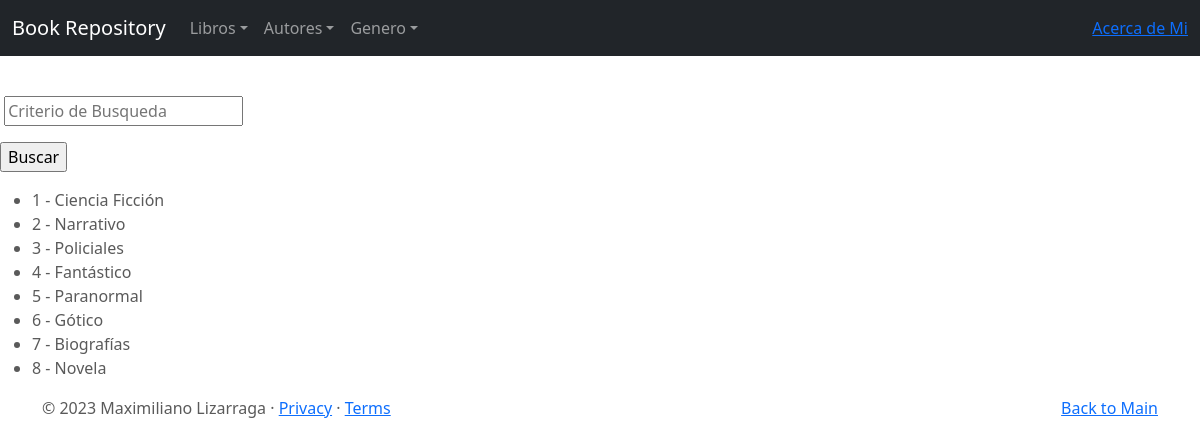
Screenshot of /genero/list with the database file from the repository.
### nueva_entrega/models.py (models this page shows)
class Genero(models.Model):
    genero = models.CharField(max_length=100)
    def __str__(self):
        return f"{self.id} - {self.genero}"

### nueva_entrega/views.py (the view)
# urls.py: path('genero/list', GeneroList.as_view(), name="genero-list"),
class GeneroList(ListView):
    model = Genero
    def get_queryset(self):
        criterio = self.request.GET.get('criterio')
        if criterio:
            book = Genero.objects.filter(genero__icontains=criterio)
        else:
            book = Genero.objects.all()
        return book

### nueva_entrega/templates/nueva_entrega/genero_list.html (shortened to what this page needs)
{% extends "nueva_entrega/base.html" %}
{% block main %}
<br>
<form action="?" method="GET">
    <p>
        <input type="text" name="criterio" value= "{{ request.get.criterio }}" maxlength="100" required="" id="" placeholder="Criterio de Busqueda">
      </p>
      <p>
        <input type="submit" value="Buscar">
      </p>
</form>
    <ul>
    {% for genero in object_list  %}
    <li>
        {{genero}}
    </li>
    {% empty %}
    No existen registos
    {% endfor %}
    </ul>
{% endblock %}

### nueva_entrega/templates/nueva_entrega/base.html (shortened to what this page needs)
<!DOCTYPE html>
<html lang="en">
<head>
    {% load static %}
<link href="{% static 'nueva_entrega/css/bootstrap.min.css' %}" rel="stylesheet">
    <link href="{% static 'nueva_entrega/css/carousel.css' %}" rel="stylesheet">
</head>
  <body>
    <header>
      <nav class="navbar navbar-expand-md navbar-dark fixed-top bg-dark">
        <div class="container-fluid">
          <a class="navbar-brand" href="{% url 'index' %}">Book Repository</a>
          <div class="collapse navbar-collapse" id="navbarCollapse">
            <ul class="navbar-nav me-auto mb-2 mb-md-0">
              <li class="nav-item">
                <li class="nav-item dropdown">
                    <a class="nav-link dropdown-toggle" data-bs-toggle="dropdown" href="#" role="button" aria-expanded="false">Libros</a>
                </li>
              <li class="nav-item dropdown">
                <a class="nav-link dropdown-toggle" data-bs-toggle="dropdown" href="#" role="button" aria-expanded="false">Autores</a>
              </li>
              <li class="nav-item dropdown">
                <a class="nav-link dropdown-toggle" data-bs-toggle="dropdown" href="#" role="button" aria-expanded="false">Genero</a>
            </li>
            </ul>
              <a href="no" role="button">Acerca de Mi</a>
          </div>
        </div>
      </nav>
    </header>
    {% block main %}{% endblock %}
  <footer class="container">
    <p class="float-end"><a href="{% url 'index' %}">Back to Main</a></p>
    <p>© 2023 Maximiliano Lizarraga · <a href="#">Privacy</a> · <a href="#">Terms</a></p>
  </footer>
  </body>
</html>

### nueva_entrega/static/nueva_entrega/css/carousel.css (style rules this page uses)
body { padding-top: 3rem; padding-bottom: 3rem; color: #5a5a5a; }

### rows the page displays
Genero: id+genero "1 - Ciencia Ficción"
Genero: id+genero "2 - Narrativo"
Genero: id+genero "3 - Policiales"
Genero: id+genero "4 - Fantástico"
Genero: id+genero "5 - Paranormal"
Genero: id+genero "6 - Gótico"
Genero: id+genero "7 - Biografías"
Genero: id+genero "8 - Novela"
